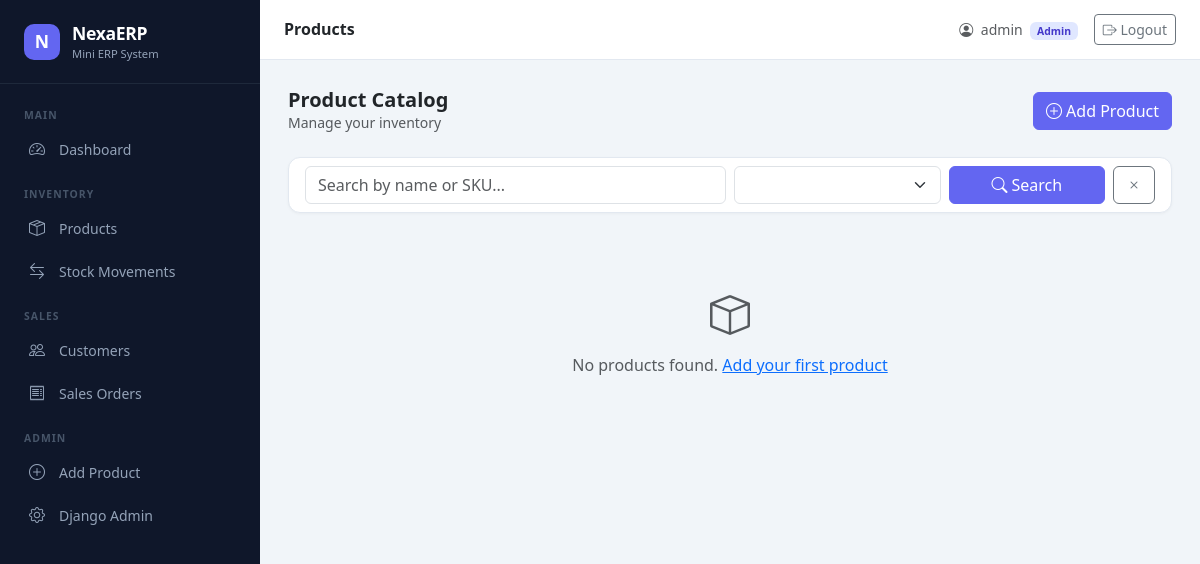
The app's page /products/ (signed in), older data.
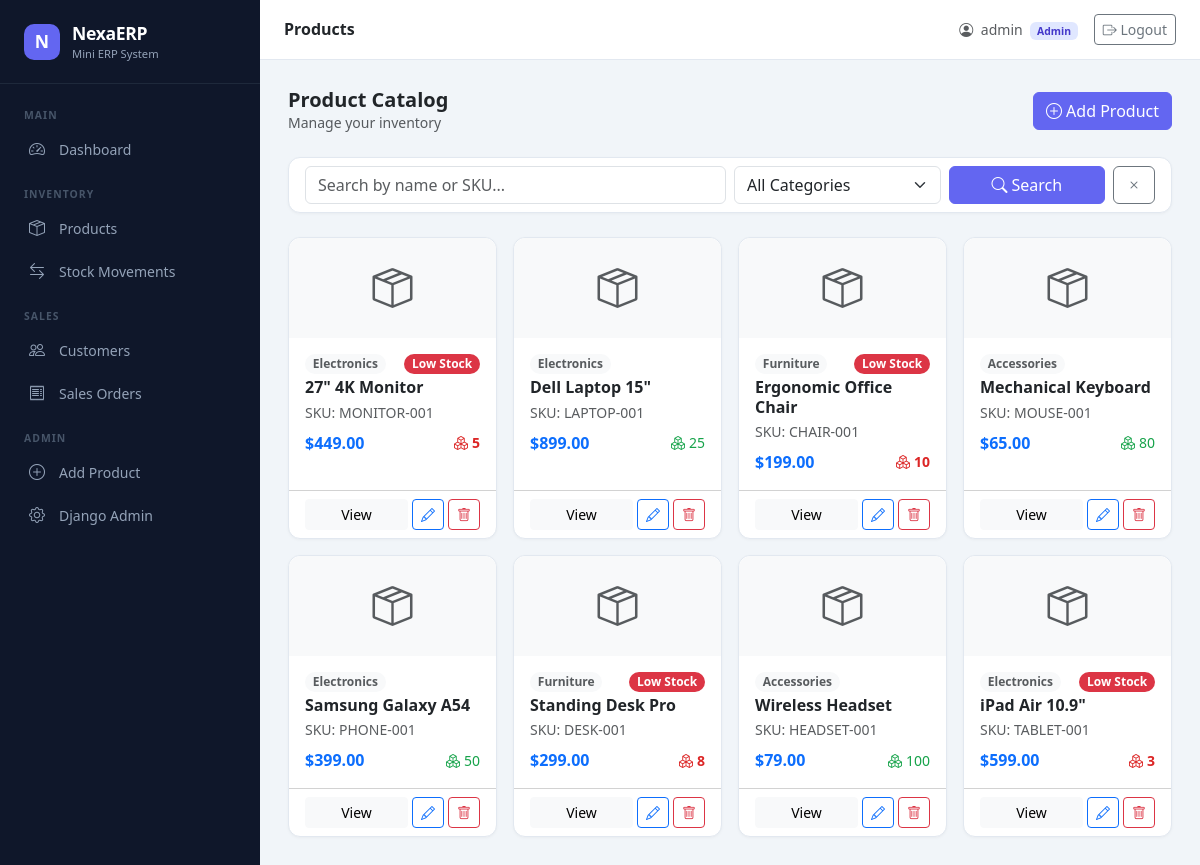
The same page, newer data.
### products/models.py (models this page shows, shortened)
class Product(models.Model):
    sku = models.CharField(max_length=100, unique=True)
    name = models.CharField(max_length=255)
    category = models.CharField(max_length=100)
    cost_price = models.DecimalField(max_digits=12, decimal_places=2)
    selling_price = models.DecimalField(max_digits=12, decimal_places=2)
    stock_qty = models.IntegerField(default=0)
    image = models.ImageField(upload_to='products/', blank=True, null=True)
    is_active = models.BooleanField(default=True)
    created_at = models.DateTimeField(auto_now_add=True)
    updated_at = models.DateTimeField(auto_now=True)
    class Meta:
        ordering = ['name']
    @property
    def is_low_stock(self):
        return self.stock_qty <= 10

### products/views.py (the view)
# urls.py: path('', ProductListView.as_view(), name='products_list'),
class ProductListView(SalesOrAdminMixin, ListView):
    model = Product
    template_name = 'products/product_list.html'
    context_object_name = 'products'
    paginate_by = 12
    def get_queryset(self):
        form = ProductSearchForm(
            self.request.GET,
            categories=ProductService.get_categories()
        )
        query = self.request.GET.get('q', '')
        category = self.request.GET.get('category', '')
        return ProductService.search(query=query or None, category=category or None)
    def get_context_data(self, **kwargs):
        context = super().get_context_data(**kwargs)
        context['search_form'] = ProductSearchForm(
            self.request.GET,
            categories=ProductService.get_categories()
        )
        return context

### products/forms.py
class ProductSearchForm(forms.Form):
    q = forms.CharField(
        required=False,
        widget=forms.TextInput(attrs={'class': 'form-control', 'placeholder': 'Search by name or SKU...'})
    )
    category = forms.CharField(
        required=False,
        widget=forms.Select(attrs={'class': 'form-select'})
    )
    def __init__(self, *args, categories=None, **kwargs):
        super().__init__(*args, **kwargs)
        if categories:
            choices = [('', 'All Categories')] + [(c, c) for c in categories]
            self.fields['category'].widget.choices = choices

### core/mixins.py (called while the page is built)
    def dispatch(self, request, *args, **kwargs):
        if not request.user.is_authenticated:
            return self.handle_no_permission()
        return super().dispatch(request, *args, **kwargs)

### products/services.py (called while the page is built)
    @staticmethod
    def search(query=None, category=None):
        qs = Product.objects.filter(is_active=True)
        if query:
            qs = qs.filter(name__icontains=query) | Product.objects.filter(
                sku__icontains=query, is_active=True
            )
        if category:
            qs = qs.filter(category__iexact=category)
        return qs.distinct()

### products/templates/products/product_list.html (shortened to what this page needs)
{% extends "base.html" %}
{% load humanize %}
{% block page_title %}Products{% endblock %}
{% block content %}
<div class="d-flex justify-content-between align-items-center mb-4">
    <div>
        <h5 class="fw-bold mb-0">Product Catalog</h5>
        <p class="text-muted small mb-0">Manage your inventory</p>
    </div>
    {% if user.is_staff or user.is_superuser %}
    <a href="{% url 'products_create' %}" class="btn btn-primary">
        <i class="bi bi-plus-circle me-1"></i>Add Product
    </a>
    {% endif %}
</div>
<div class="card mb-4">
    <div class="card-body py-2">
        <form method="get" class="row g-2 align-items-end">
            <div class="col-md-6">{{ search_form.q }}</div>
            <div class="col-md-3">{{ search_form.category }}</div>
            <div class="col-md-3 d-flex gap-2">
                <button type="submit" class="btn btn-primary flex-fill"><i class="bi bi-search me-1"></i>Search</button>
                <a href="{% url 'products_list' %}" class="btn btn-outline-secondary"><i class="bi bi-x"></i></a>
            </div>
        </form>
    </div>
</div>
<div class="row g-3">
    {% for product in products %}
    <div class="col-sm-6 col-lg-4 col-xl-3">
        <div class="card h-100">
            {% if product.image %}
            <img src="{{ product.image.url }}" class="card-img-top" alt="{{ product.name }}" style="height:160px;object-fit:cover;border-radius:12px 12px 0 0">
            {% else %}
            <div class="d-flex align-items-center justify-content-center bg-light" style="height:100px;border-radius:12px 12px 0 0">
                <i class="bi bi-box-seam text-muted" style="font-size:2.5rem"></i>
            </div>
            {% endif %}
            <div class="card-body">
                <div class="d-flex justify-content-between align-items-start mb-1">
                    <span class="badge rounded-pill text-bg-light text-muted small">{{ product.category }}</span>
                    {% if product.is_low_stock %}
                    <span class="badge bg-danger rounded-pill small">Low Stock</span>
                    {% endif %}
                </div>
                <h6 class="fw-semibold mb-1">{{ product.name }}</h6>
                <div class="text-muted small mb-2">SKU: {{ product.sku }}</div>
                <div class="d-flex justify-content-between align-items-center">
                    <span class="fw-bold text-primary">${{ product.selling_price|floatformat:2 }}</span>
                    <span class="small {% if product.is_low_stock %}stock-low{% else %}stock-ok{% endif %}">
                        <i class="bi bi-boxes me-1"></i>{{ product.stock_qty }}
                    </span>
                </div>
            </div>
            <div class="card-footer bg-transparent d-flex gap-1">
                <a href="{% url 'products_detail' product.pk %}" class="btn btn-sm btn-light flex-fill">View</a>
                {% if user.is_staff or user.is_superuser %}
                <a href="{% url 'products_update' product.pk %}" class="btn btn-sm btn-outline-primary"><i class="bi bi-pencil"></i></a>
                <a href="{% url 'products_delete' product.pk %}" class="btn btn-sm btn-outline-danger"><i class="bi bi-trash"></i></a>
                {% endif %}
            </div>
        </div>
    </div>
    {% empty %}
    <div class="col-12 text-center py-5 text-muted">
        <i class="bi bi-box fs-1 d-block mb-2"></i>
        No products found.
        {% if user.is_staff %}<a href="{% url 'products_create' %}">Add your first product</a>{% endif %}
    </div>
    {% endfor %}
</div>
{% endblock %}

Row changes from the older to the newer data that the page shows:
added Product: category "Electronics", shows "Low Stock", name "27\" 4K Monitor", sku "MONITOR-001", selling_price "449.00", stock_qty "5"
added Product: category "Electronics", name "Dell Laptop 15\"", sku "LAPTOP-001", selling_price "899.00", stock_qty "25"
added Product: category "Furniture", shows "Low Stock", name "Ergonomic Office Chair", sku "CHAIR-001", selling_price "199.00", stock_qty "10"
added Product: category "Accessories", name "Mechanical Keyboard", sku "MOUSE-001", selling_price "65.00", stock_qty "80"
added Product: category "Electronics", name "Samsung Galaxy A54", sku "PHONE-001", selling_price "399.00", stock_qty "50"
added Product: category "Furniture", shows "Low Stock", name "Standing Desk Pro", sku "DESK-001", selling_price "299.00", stock_qty "8"
added Product: category "Accessories", name "Wireless Headset", sku "HEADSET-001", selling_price "79.00", stock_qty "100"
added Product: category "Electronics", shows "Low Stock", name "iPad Air 10.9\"", sku "TABLET-001", selling_price "599.00", stock_qty "3"
Text that changed along with them:
form field category: (not shown) → "All Categories"
text no longer shown: "No products found. Add your first product"
